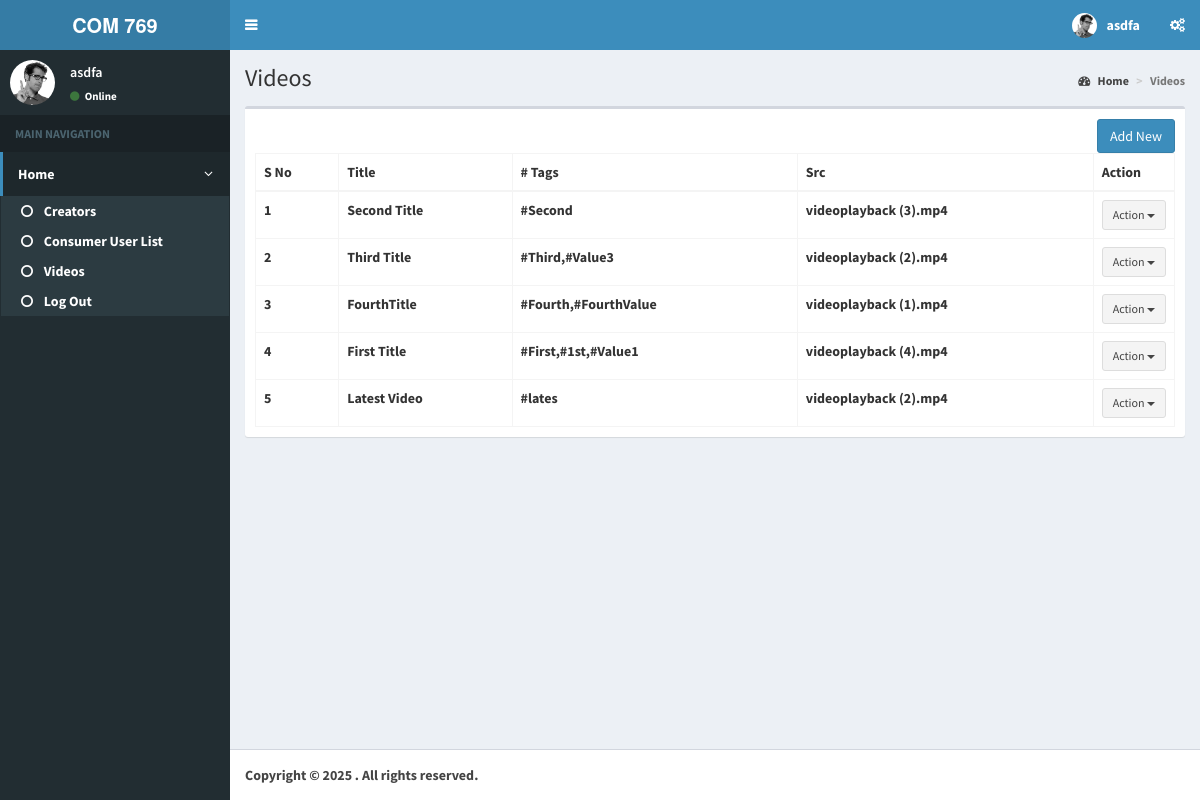
/creatorpanel/index.php?cmd=videos (signed in), run on the app's committed database.
### tables this page shows
CREATE TABLE `menu` (
  `id` int(11) NOT NULL,
  `icon` varchar(50) NOT NULL,
  `cmd` varchar(50) NOT NULL,
  `title` varchar(50) NOT NULL,
  `grp` int(11) NOT NULL,
  `template` varchar(40) NOT NULL,
  `type` int(11) NOT NULL
);

CREATE TABLE `videos` (
  `id` int(11) NOT NULL,
  `Title` varchar(1012) NOT NULL,
  `Tags` text NOT NULL,
  `Src` varchar(1012) NOT NULL
);

### creatorpanel/apis/MysqliDb.php (called while the page is built, shortened)
<?php
class MysqliDb
{
    public static $prefix = '';
    protected $_mysqli;
    protected $_query;
    protected $_queryOptions = array();
    protected $_orderBy = array();
    protected $_groupBy = array();
    protected $_bindParams = array('');
    protected $host;
    protected $_username;
    protected $_password;
    protected $db;
    protected $port;
    protected $charset;
    public $returnType = 'array';
    protected $_nestJoin = false;
    private $_tableName = '';
    protected $_mapKey = null;
    public function __construct($host = null, $username = null, $password = null, $db = null, $port = null, $charset = 'utf8')
    {
        $isSubQuery = false;
        if (is_object($host)) {
            $this->_mysqli = $host;
        } else {
            $this->host = $host;
        }
        $this->_username = $username;
        $this->_password = $password;
        $this->db = $db;
        $this->port = $port;
        $this->charset = $charset;
    }
    public function connect()
    {
        $this->_mysqli = new mysqli($this->host, $this->_username, $this->_password, $this->db, $this->port);
        if ($this->charset) {
            $this->_mysqli->set_charset($this->charset);
        }
    }
    public function mysqli()
    {
        return $this->_mysqli;
    }
    protected function reset()
    {
        $this->_orderBy = array();
        $this->_groupBy = array();
        $this->_bindParams = array('');
        $this->_query = null;
        $this->_queryOptions = array();
        $this->returnType = 'array';
        $this->_nestJoin = false;
        $this->_forUpdate = false;
        $this->_lockInShareMode = false;
        $this->_tableName = '';
        $this->_updateColumns = null;
        $this->_mapKey = null;
    }
    public function get($tableName, $numRows = null, $columns = '*')
    {
        $column = is_array($columns) ? implode(', ', $columns) : $columns;
        if (strpos($tableName, '.') === false) {
            $this->_tableName = self::$prefix . $tableName;
        } else {
            $this->_tableName = $tableName;
        }
        $this->_query = 'SELECT ' . implode(' ', $this->_queryOptions) . ' ' .
            $column . " FROM " . $this->_tableName;
        $stmt = $this->_buildQuery($numRows);
        $stmt->execute();
        $res = $this->_dynamicBindResults($stmt);
        return $res;
    }
    public function getOne($tableName, $columns = '*')
    {
        $res = $this->get($tableName, 1, $columns);
        if ($res instanceof MysqliDb) {
            return $res;
        } elseif (is_array($res) && isset($res[0])) {
            return $res[0];
        } elseif ($res) {
            return $res;
        }
        return null;
    }
    protected function _determineType($item)
    {
        switch (gettype($item)) {
            case 'NULL':
            case 'string':
                return 's';
                break;
        }
        return '';
    }
    protected function _bindParam($value)
    {
        $this->_bindParams[0] .= $this->_determineType($value);
        array_push($this->_bindParams, $value);
    }
    protected function _buildPair($operator, $value)
    {
        if (!is_object($value)) {
            return ' ' . $operator . ' ? ';
        }
        $subQuery = $value->getSubQuery();
        return " " . $operator . " (" . $subQuery['query'] . ") " . $subQuery['alias'];
    }
    protected function _buildQuery($numRows = null, $tableData = null)
    {
        $stmt = $this->_prepareQuery();
        if (count($this->_bindParams) > 1) {
            call_user_func_array(array($stmt, 'bind_param'), $this->refValues($this->_bindParams));
        }
        return $stmt;
    }
    protected function _dynamicBindResults(mysqli_stmt $stmt)
    {
        $parameters = array();
        $results = array();
        $mysqlLongType = 252;
        $shouldStoreResult = false;
        $meta = $stmt->result_metadata();
        $row = array();
        while ($field = $meta->fetch_field()) {
            if ($field->type == $mysqlLongType) {
                $shouldStoreResult = true;
            }
            if ($this->_nestJoin && $field->table != $this->_tableName) {
                $field->table = substr($field->table, strlen(self::$prefix));
                $row[$field->table][$field->name] = null;
                $parameters[] = & $row[$field->table][$field->name];
            } else {
                $row[$field->name] = null;
                $parameters[] = & $row[$field->name];
            }
        }
        if ($shouldStoreResult) {
            $stmt->store_result();
        }
        call_user_func_array(array($stmt, 'bind_result'), $parameters);
        while ($stmt->fetch()) {
            if ($this->returnType == 'object') {
                $result = new stdClass ();
                foreach ($row as $key => $val) {
                    if (is_array($val)) {
                        $result->$key = new stdClass ();
                        foreach ($val as $k => $v) {
                            $result->$key->$k = $v;
                        }
                    } else {
                        $result->$key = $val;
                    }
                }
            } else {
                $result = array();
                foreach ($row as $key => $val) {
                    if (is_array($val)) {
                        foreach ($val as $k => $v) {
                            $result[$key][$k] = $v;
                        }
                    } else {
                        $result[$key] = $val;
                    }
                }
            }
            if ($this->_mapKey) {
                $results[$row[$this->_mapKey]] = count($row) > 2 ? $result : end($result);
            } else {
                array_push($results, $result);
            }
        }
        return $results;
    }
    protected function _buildCondition($operator, &$conditions)
    {
        if (empty($conditions)) {
            return;
        }
        $this->_query .= ' ' . $operator;
        foreach ($conditions as $cond) {
            list ($concat, $varName, $operator, $val) = $cond;
            $this->_query .= " " . $concat . " " . $varName;
            switch (strtolower($operator)) {
                default:
                    if (is_array($val)) {
                        $this->_bindParams($val);
                    } elseif ($val === null) {
                        $this->_query .= ' ' . $operator . " NULL";
                    } elseif ($val != 'DBNULL' || $val == '0') {
                        $this->_query .= $this->_buildPair($operator, $val);
                    }
            }
        }
    }
    protected function _buildGroupBy()
    {
        if (empty($this->_groupBy)) {
            return;
        }
        $this->_query .= " GROUP BY ";
        $this->_query = rtrim($this->_query, ', ') . " ";
    }
    protected function _buildOrderBy()
    {
        if (empty($this->_orderBy)) {
            return;
        }
        $this->_query .= " ORDER BY ";
        $this->_query = rtrim($this->_query, ', ') . " ";
    }
    protected function _buildLimit($numRows)
    {
        if (!isset($numRows)) {
            return;
        }
        if (is_array($numRows)) {
            $this->_query .= ' LIMIT ' . (int) $numRows[0] . ', ' . (int) $numRows[1];
        } else {
            $this->_query .= ' LIMIT ' . (int) $numRows;
        }
    }
    protected function _prepareQuery()
    {
        if (!$stmt = $this->mysqli()->prepare($this->_query)) {
            $msg = $this->mysqli()->error . " query: " . $this->_query;
            $num = $this->mysqli()->errno;
            $this->reset();
            throw new Exception($msg, $num);
        }
        return $stmt;
    }
    protected function refValues(array &$arr)
    {
        if (strnatcmp(phpversion(), '5.3') >= 0) {
            $refs = array();
            foreach ($arr as $key => $value) {
                $refs[$key] = & $arr[$key];
            }
            return $refs;
        }
        return $arr;
    }
    protected function replacePlaceHolders($str, $vals)
    {
        $i = 1;
        $newStr = "";
        while ($pos = strpos($str, "?")) {
            $val = $vals[$i++];
            $newStr .= substr($str, 0, $pos) . "'" . $val . "'";
            $str = substr($str, $pos + 1);
        }
        $newStr .= $str;
        return $newStr;
    }
}

### creatorpanel/connection.php (called while the page is built)
<?php
    include_once 'apis/MysqliDB.php';
$db = new MysqliDb('localhost','root',                  '',    'assignment1');
?>

### creatorpanel/videos.php (the view, shortened to what this page needs)
<?php
include_once('connection.php');
$listdata = $db->get("videos");
?>
<section class="content">
    <div class="row">
        <div class="col-xs-12">
            <div class="box">
                <div class="box-body">
<a href="javascript:;" onclick="showAjaxModal('videos-add.php?cmd=<?=$_GET['cmd']?>');"
    class="btn btn-primary pull-right">
        Add New </a>
                    <table id="data" class="table table-bordered table-hover">
                        <thead>
                            <tr>
                                <th>S No</th>
                                <th>Title</th>
                                 <th># Tags</th>
                                 <th>Src</th>
                                <th>Action</th>
                            </tr>
                        </thead>
                        <tbody>
                            <?php
							$i=0;
							foreach($listdata as $row) {
								$i = $i+1;
                            ?>
                            <tr>
                                <td><?=$i?></td>
                                <td><?=$row['Title'] ?></td>
                                <td><?=$row['Tags'] ?></td>
                                <td><?=$row['Src'] ?></td>
                                 <td class="col-md-1"><div class="btn-group">
            <button typ e="button" class="btn btn-default btn-sm dropdown-toggle" data-toggle="dropdown"> Action <span class="caret"></span> </button>
        </div></td>
                            </tr>
                            <?php }?>
                        </tbody>
                    </table>
                </div>
            </div>
        </div>
    </div>
</section>

### creatorpanel/index.php (shortened to what this page needs)
<?php
include_once('connection.php');
$mUserName = '';
if (!isset($_SESSION['USERNAME'])){
    header('Location: login.php');
}
else
    $mUserName = $_SESSION['USERNAME'];
$mCmd = "home";
if (isset($_GET['cmd']))
    $mCmd = $_GET['cmd'];
$db->where("cmd", $mCmd);
$smenu = $db->getOne("menu");
if ($smenu['template'] != '') {
    $sPage = $smenu['template'];
} else {
    $sPage = 'dash.php';
}
?>
<!DOCTYPE html>
<html>
    <head>
        <link rel="stylesheet" href="bootstrap/css/bootstrap.min.css">
        <link rel="stylesheet" href="assets/css/font-awesome.min.css">
        <link rel="stylesheet" href="assets/css/ionicons.min.css">
        <link rel="stylesheet" href="dist/css/AdminLTE.min.css">
        <link rel="stylesheet" href="dist/css/skins/_all-skins.min.css">
        <link rel="stylesheet" href="plugins/iCheck/flat/blue.css">
        <link rel="stylesheet" href="plugins/morris/morris.css">
        <link rel="stylesheet" href="plugins/jvectormap/jquery-jvectormap-1.2.2.css">
        <link rel="stylesheet" href="plugins/datepicker/datepicker3.css">
        <link rel="stylesheet" href="plugins/daterangepicker/daterangepicker.css">
        <link rel="stylesheet" href="plugins/bootstrap-wysihtml5/bootstrap3-wysihtml5.min.css">
    </head>
    <body class="hold-transition skin-blue sidebar-mini">
        <div class="wrapper">
            <?php require_once ("header.php"); ?>
            <?php require_once("sidebar.php"); ?>
            <div class="content-wrapper">
                <section class="content-header">
                    <h1>
                        <?= $smenu['title']; ?>
                    </h1>
                    <ol class="breadcrumb">
                        <li><a href="#"><i class="fa fa-dashboard"></i> Home</a></li>
                        <li class="active"><?= $smenu['title']; ?></li>
                    </ol>
                </section>
                <?php
                include_once $sPage;
                ?>
            </div>
            <footer class="main-footer">
                <strong>Copyright &copy; 2025 <a href="#"></a>.</strong> All rights
                reserved.
            </footer>
        </div>
    </body>
</html>

### creatorpanel/header.php (shortened to what this page needs)
<header class="main-header">
    <a href="index.php" class="logo">
      <span class="logo-mini"><b>COM 769</span>
      <span class="logo-lg"><b>COM 769</b></span>
    </a>
    <nav class="navbar navbar-static-top">
      <a href="#" class="sidebar-toggle" data-toggle="offcanvas" role="button">
      </a>
      <div class="navbar-custom-menu">
        <ul class="nav navbar-nav">
          <li class="dropdown user user-menu">
            <a href="#" class="dropdown-toggle" data-toggle="dropdown">
              <img src="dist/img/user2-160x160.jpg" class="user-image" alt="User Image">
              <span class="hidden-xs"><?=$mUserName?></span>
            </a></li>
          <li>
            <a href="#" data-toggle="control-sidebar"><i class="fa fa-gears"></i></a>
          </li>
        </ul>
      </div>
    </nav>
  </header>

### creatorpanel/sidebar.php
<?php
$menu = $db->get('menu');
?>
<aside class="main-sidebar">
    <section class="sidebar">
      <div class="user-panel">
        <div class="pull-left image">
          <img src="dist/img/user2-160x160.jpg" class="img-circle" alt="User Image">
        </div>
        <div class="pull-left info">
          <p><?=$mUserName?></p>
          <a href="#"><i class="fa fa-circle text-success"></i> Online</a>
        </div>
      </div>
      <ul class="sidebar-menu">
        <li class="header">MAIN NAVIGATION</li>
        <?php
		$i=0;
		while ( $i<count($menu))
		{
			?>
        <li class="active treeview">
          <a href="#">
            <i class=""></i> <span><?php echo $menu[$i]['title'];?></span>
            <span class="pull-right-container">
              <i class="fa fa-angle-left pull-right"></i>
            </span>
          </a>
          <ul class="treeview-menu">
          <?php $i++;
		  while($i<count($menu) && $menu[$i]['grp'] == false)
		  { ?>
            <li class="active"><a href="index.php?cmd=<?=$menu[$i]['cmd']?>"><i class="fa fa-circle-o"></i> <?=$menu[$i]['title']?></a></li> <?php $i++;
			 }?>
           </ul>
        </li>
        <?php }?>
      </ul>
    </section>
  </aside>

### data on the page
menu: title "Home"
menu: title "Creators"
menu: title "Consumer User List"
menu: title "Videos"
menu: title "Log Out"
videos: Title "Second Title", Tags "#Second", Src "videoplayback (3).mp4"
videos: Title "Third Title", Tags "#Third,#Value3", Src "videoplayback (2).mp4"
videos: Title "FourthTitle", Tags "#Fourth,#FourthValue", Src "videoplayback (1).mp4"
videos: Title "First Title", Tags "#First,#1st,#Value1", Src "videoplayback (4).mp4"
videos: Title "Latest Video", Tags "#lates", Src "videoplayback (2).mp4"

### other printed values
$mUserName "asdfa"
